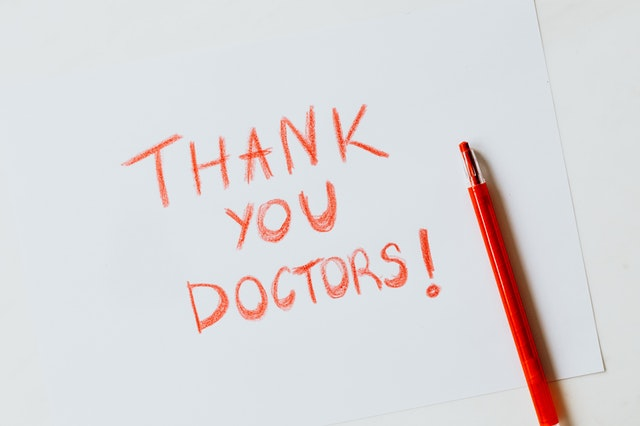
#> input picture cv_openCV_study02/images/paper.jpg, 640 x 426 px
$ python opencv_basic07.py
#> lines starting #> are read from the running program, lines starting #| are printed output that depends on the picture
import cv2

img = cv2.imread("images/paper.jpg")
#> img is the input picture: shape (426, 640, 3); mean B, G, R 217.8, 216, 219.9
img2 = cv2.imread("images/color.jpg")
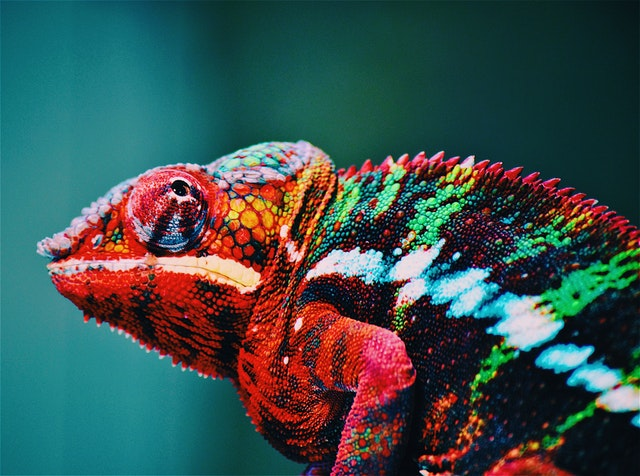
#> input picture cv_openCV_study02/images/color.jpg, 640 x 476 px
#> img2 is the input picture: shape (476, 640, 3); mean B, G, R 78, 79.8, 59.2

print(img.shape)
#| (426, 640, 3)
print(img.size)
#| 817920
# 817, 920 = width * height * channel (640 *426 * 3)
print(img.dtype)
#| uint8

b, g, r = cv2.split(img)
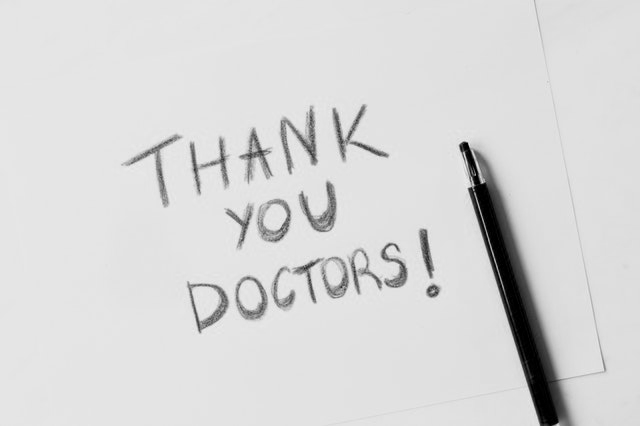
#> g: shape (426, 640); min 0, max 239, mean 216
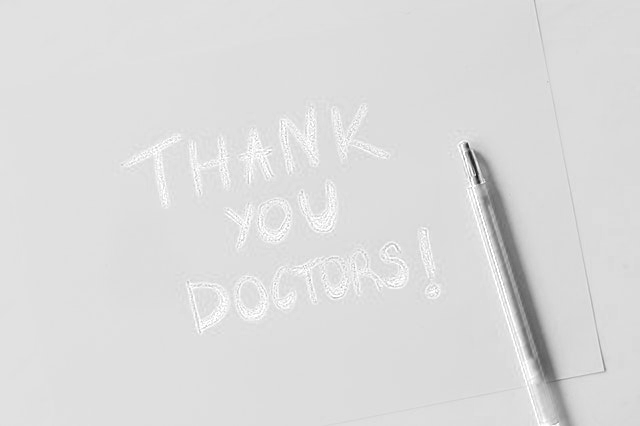
#> r: shape (426, 640); min 17, max 255, mean 219.9
b2,g2,r2 = cv2.split(img2)
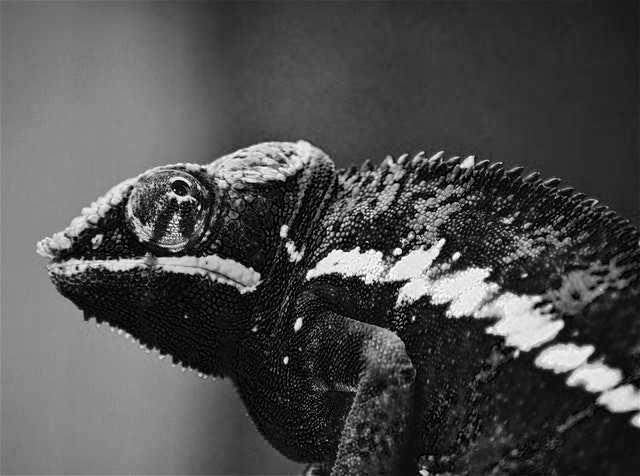
#> b2: shape (476, 640); min 0, max 255, mean 78
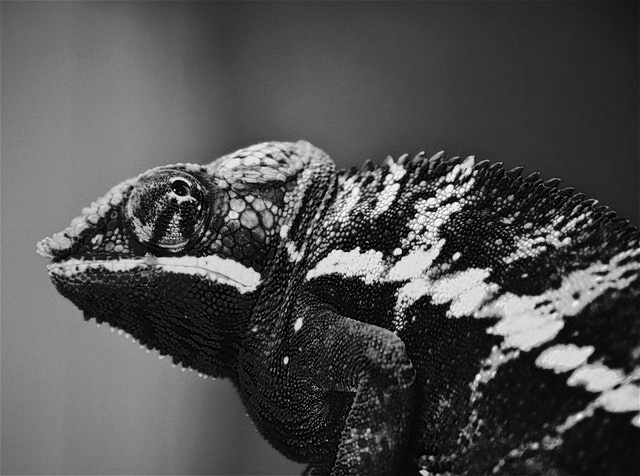
#> g2: shape (476, 640); min 0, max 255, mean 79.8
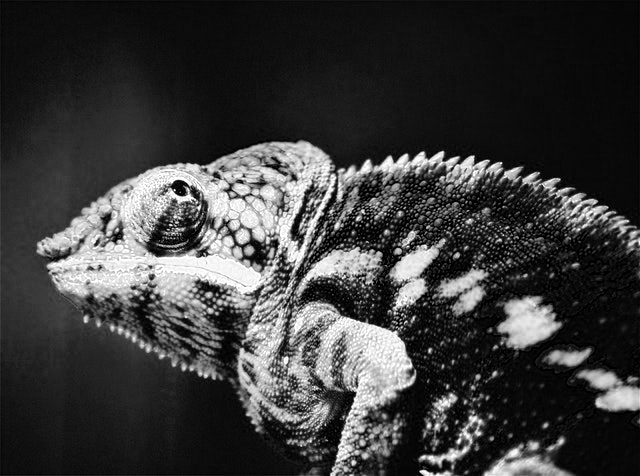
#> r2: shape (476, 640); min 0, max 255, mean 59.2
img = cv2.merge((g2,b2,r2))
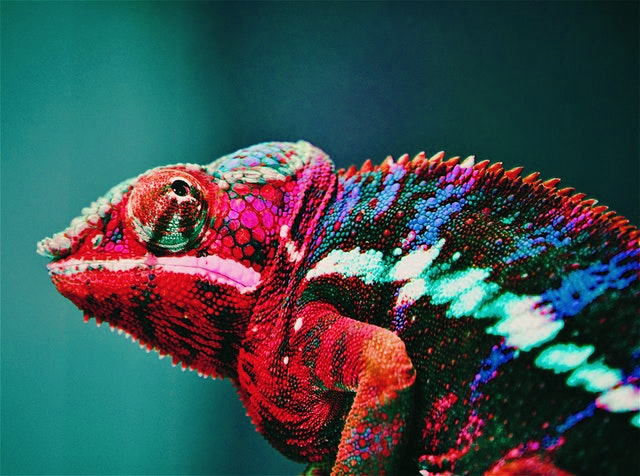
#> img: shape (476, 640, 3); mean of channels 0, 1, 2 79.8, 78, 59.2; drawn as B, G, R

cv2.imshow("image", img)
cv2.waitKey(0)
cv2.destroyAllWindows()
